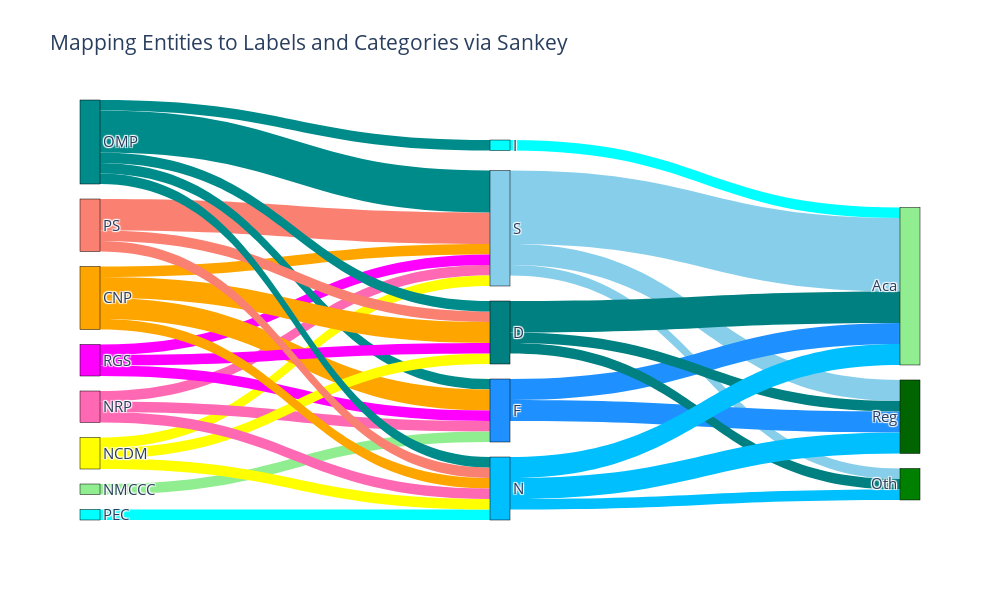

The code cell stored with this chart in its notebook:
### Markdown cell above
# Sankey Diagram

### Code cell
import pandas as pd
import plotly.graph_objects as go

def sankey_flow(csv_path="sankey_assignment.csv"):

    # load dataset
    df = pd.read_csv(csv_path)

    # define the node groups
    entities = ["PS", "OMP", "CNP", "NRP", "NMCCC", "PEC", "NCDM", "RGS"]
    mid_labels = list(df["LABEL"].unique())
    categories = ["Reg", "Aca", "Oth"]

    # combine into a single list for node labeling
    node_list = entities + mid_labels + categories
    node_map = {node: idx for idx, node in enumerate(node_list)}

    node_colors = [
        'salmon',
        'darkcyan',
        'orange',
        'hotpink',
        'lightgreen',
        'cyan',
        'yellow',
        'magenta',
        *[hue for hue in (
            "skyblue","dodgerblue","teal","deepskyblue","aqua",
            "steelblue","lightskyblue","lightblue","azure"
        )[:len(mid_labels)]],
        'darkgreen',
        'lightgreen',
        'green'
    ]

    # Ensure that there's exactly as many colors as nodes
    # by trimming or extending
    diff = len(node_list) - len(node_colors)
    if diff > 0:
        node_colors += [node_colors[-1]] * diff
    elif diff < 0:
        node_colors = node_colors[:len(node_list)]

    # Build up the links (source, target, value, link color)
    s_indices = []
    t_indices = []
    flows = []
    link_shades = []

    # 1) Entities -> mid_labels
    for _, row in df.iterrows():
        lab = row['LABEL']
        for ent in entities:
            val = row[ent]
            if val > 0:
                s_indices.append(node_map[ent])
                t_indices.append(node_map[lab])
                flows.append(val)
                link_shades.append(node_colors[node_map[ent]])

    # 2) mid_labels -> categories
    for _, row in df.iterrows():
        lab = row['LABEL']
        for cat in categories:
            val = row[cat]
            if val > 0:
                s_indices.append(node_map[lab])
                t_indices.append(node_map[cat])
                flows.append(val)
                link_shades.append(node_colors[node_map[lab]])

    fig = go.Figure(
        go.Sankey(
            node=dict(
                pad=15,
                thickness=20,
                line=dict(color='black', width=0.5),
                label=node_list,
                color=node_colors
            ),
            link=dict(
                source=s_indices,
                target=t_indices,
                value=flows,
                color=link_shades
            )
        )
    )

    fig.update_layout(
        title_text="Mapping Entities to Labels and Categories via Sankey",
        font_size=15,
        width=1000,
        height=600
    )

    fig.show()

if __name__ == "__main__":
    sankey_flow("data/sankey_assignment.csv")

### Figure 1 — Plotly figure (JSON) as saved in the notebook; plotly's stock layout.template omitted (floating-point values rounded to 4 significant figures)
{"data": [{"link": {"color": ["salmon", "darkcyan", "orange", "hotpink", "yellow", "magenta", "darkcyan", "orange", "hotpink", "lightgreen", "magenta", "salmon", "darkcyan", "orange", "yellow", "magenta", "salmon", "darkcyan", "orange", "hotpink", "cyan", "yellow", "darkcyan", "skyblue", "skyblue", "skyblue", "dodgerblue", "dodgerblue", "teal", "teal", "teal", "deepskyblue", "deepskyblue", "deepskyblue", "aqua"], "source": [0, 1, 2, 3, 6, 7, 1, 2, 3, 4, 7, 0, 1, 2, 6, 7, 0, 1, 2, 3, 5, 6, 1, 8, 8, 8, 9, 9, 10, 10, 10, 11, 11, 11, 12], "target": [8, 8, 8, 8, 8, 8, 9, 9, 9, 9, 9, 10, 10, 10, 10, 10, 11, 11, 11, 11, 11, 11, 12, 13, 14, 15, 13, 14, 13, 14, 15, 13, 14, 15, 14], "value": [3, 4, 1, 1, 1, 1, 1, 2, 1, 1, 1, 1, 1, 2, 1, 1, 1, 1, 1, 1, 1, 1, 1, 2, 7, 1, 2, 2, 1, 3, 1, 2, 2, 1, 1]}, "node": {"color": ["salmon", "darkcyan", "orange", "hotpink", "lightgreen", "cyan", "yellow", "magenta", "skyblue", "dodgerblue", "teal", "deepskyblue", "aqua", "darkgreen", "lightgreen", "green"], "label": ["PS", "OMP", "CNP", "NRP", "NMCCC", "PEC", "NCDM", "RGS", "S", "F", "D", "N", "I", "Reg", "Aca", "Oth"], "line": {"color": "black", "width": 0.5}, "pad": 15, "thickness": 20}, "type": "sankey"}], "layout": {"font": {"size": 15}, "height": 600, "title": {"text": "Mapping Entities to Labels and Categories via Sankey"}, "width": 1000}}
